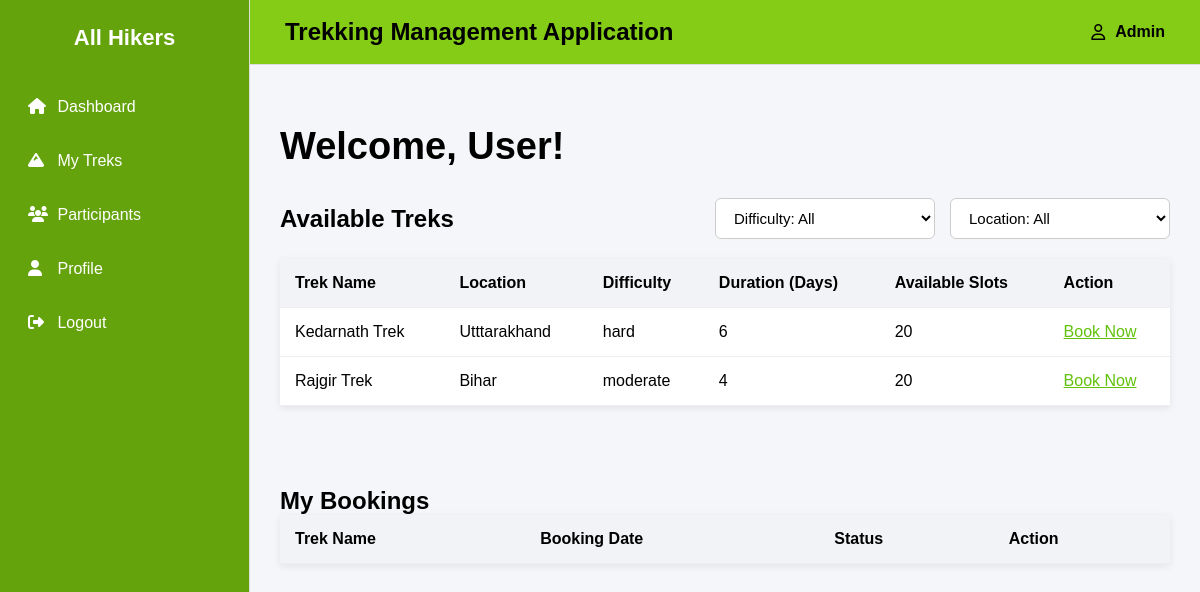
The app's page /user_dashboard?id=2, older data.
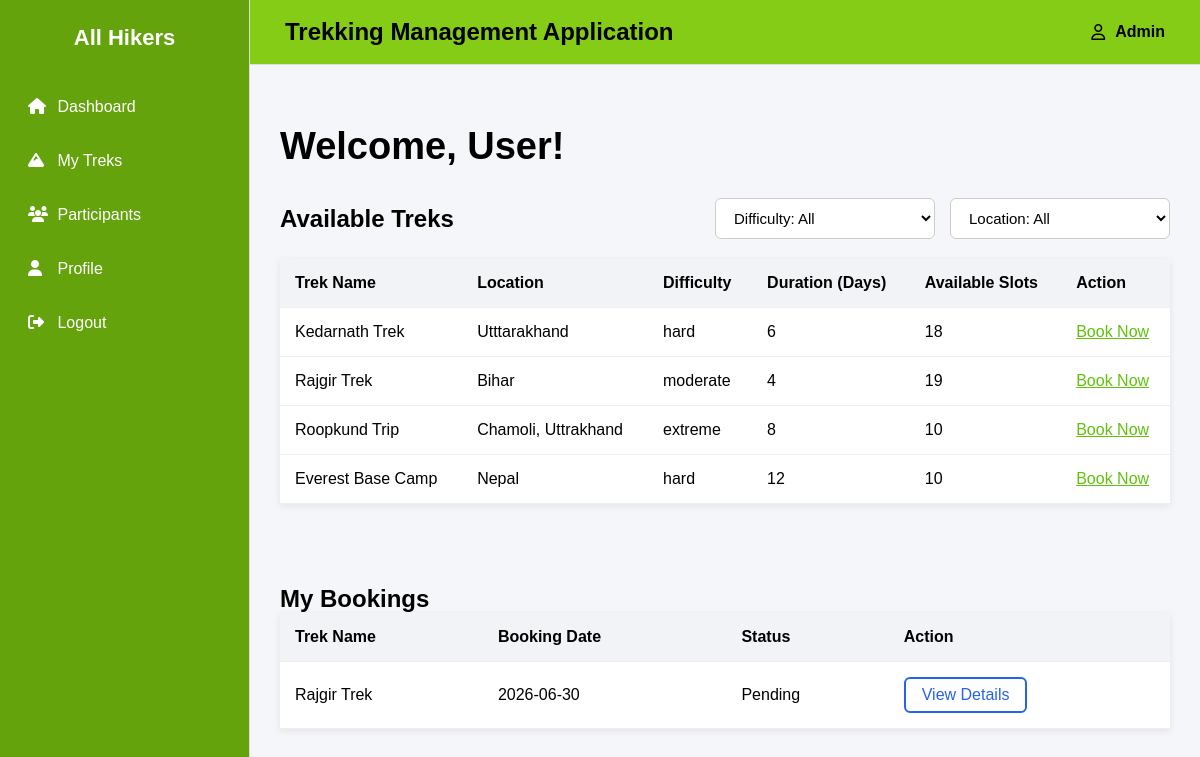
The same page, newer data.
### backend/models.py (models this page shows)
class Trek(db.Model):
    __tablename__="trek"
    id = db.Column(db.Integer,primary_key=True)
    trek_name = db.Column(db.String,nullable=False)
    location = db.Column(db.String,nullable=False)
    difficulty = db.Column(db.String,nullable=False)
    duration_days = db.Column(db.Integer,nullable=False)
    available_slots = db.Column(db.Integer,nullable=False)
    assigned_staff_id = db.Column(db.Integer, db.ForeignKey("staff_profile.id"),nullable=True)
    status = db.Column(db.String,default="Available")
    start_date = db.Column(db.Date,nullable=False)
    end_date = db.Column(db.Date,nullable=False)

class Booking(db.Model):
    __tablename__="booking"
    id=db.Column(db.Integer,primary_key=True)
    booking_status=db.Column(db.String,default="Pending")
    booking_date=db.Column(db.Date,nullable=False)
    payment_status=db.Column(db.String,default="Pending")
    user_id=db.Column(db.Integer, db.ForeignKey("users.id"),nullable=False)
    trek_id=db.Column(db.Integer, db.ForeignKey("trek.id"),nullable=False)

### backend/controllers.py (the view)
@auth_bp.route('/user_dashboard')
def user_dashboard():
    user_id = request.args.get('id')
    treks = Trek.query.all()      # Add new Trek (save clik) data will show in user_dashboard also due to this
    bookings = db.session.query(Booking, Trek).join(Trek, Booking.trek_id == Trek.id).filter(Booking.user_id == user_id).all()
    return render_template('user_dashboard.html', treks=treks, bookings=bookings)

### templates/user_dashboard.html (shortened to what this page needs)
{% extends "base.html" %}
{% block content %}
<h1 class="page-title">
    Welcome, {{ session.get('username', 'User') }}!
</h1>
<div class="section">
    <div class="section-header">
        <h2>Available Treks</h2>
        <div class="filters">
            <select>
                <option>Difficulty: All</option>
            </select>
            <select>
                <option>Location: All</option>
            </select>
        </div>
    </div>
    {% if treks %}
    <table class="task-table">
        <thead>
            <tr>
                <th>Trek Name</th>
                <th>Location</th>
                <th>Difficulty</th>
                <th>Duration (Days)</th>
                <th>Available Slots</th>
                <th>Action</th>
            </tr>
        </thead>
        <tbody>
            {% for trek in treks %}
            <tr>
                <td>{{ trek.trek_name }}</td>
                <td>{{ trek.location }}</td>
                <td>{{ trek.difficulty }}</td>
                <td>{{ trek.duration_days }}</td>
                <td>{{ trek.available_slots }}</td>
                <td>
                    <a href="{{ url_for('auth.book_trek', trek_id=trek.id) }}" style="color:#61c10c">Book Now</a>
                </td>
            </tr>
            {% endfor %}
        </tbody>
    </table>
    {% else %}
        <p>No Available Treks yet.</p>
    {% endif %}
</div>
<br><br>
<div class="section">
    <h2>My Bookings</h2>
    <table>
        <thead>
            <tr>
                <th>Trek Name</th>
                <th>Booking Date</th>
                <th>Status</th>
                <th>Action</th>
            </tr>
        </thead>
    {% for booking, trek in bookings %}
        <tr>
            <td>{{ trek.trek_name }}</td>
            <td>{{ booking.booking_date }}</td>
            <td>{{ booking.booking_status }}</td>
            <td>
                <a href="#" class="btn-outline">View Details</a>
            </td>
        </tr>
    {% endfor %}
    </table>
</div>
{% endblock %}

Row changes from the older to the newer data that the page shows:
changed Trek "Kedarnath Trek": available_slots "20" → "18"
changed Trek "Rajgir Trek": available_slots "20" → "19"
added Trek: trek_name "Roopkund Trip", location "Chamoli, Uttrakhand", difficulty "extreme", duration_days "8", available_slots "10"
added Trek: trek_name "Everest Base Camp", location "Nepal", difficulty "hard", duration_days "12", available_slots "10"
added Booking: trek_name "Rajgir Trek", booking_date "2026-06-30", booking_status "Pending"
